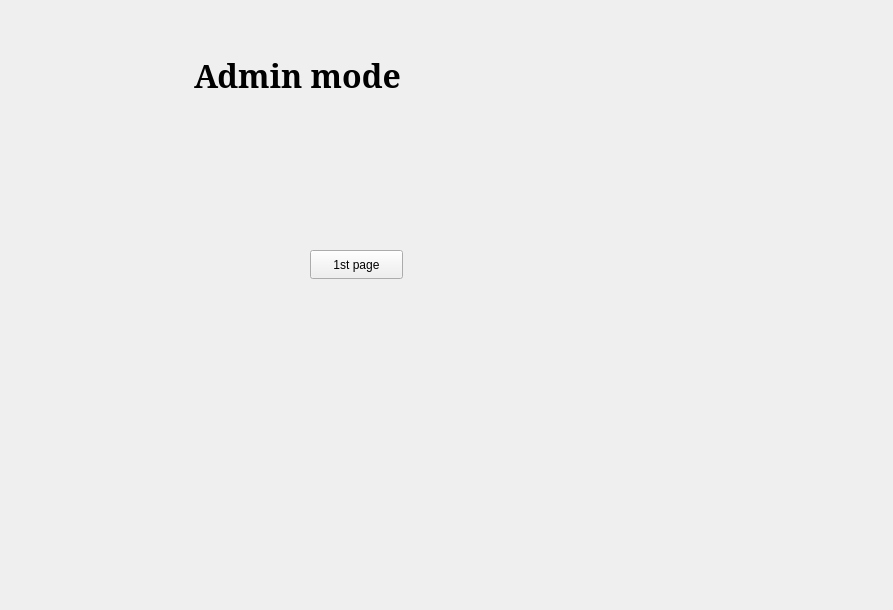
<?xml version="1.0" encoding="UTF-8"?>
<ui version="4.0">
 <class>afterLogin</class>
 <widget class="QDialog" name="afterLogin">
  <property name="geometry">
   <rect>
    <x>0</x>
    <y>0</y>
    <width>893</width>
    <height>610</height>
   </rect>
  </property>
  <property name="windowTitle">
   <string>Dialog</string>
  </property>
  <widget class="QStackedWidget" name="stackedWidget">
   <property name="geometry">
    <rect>
     <x>-10</x>
     <y>150</y>
     <width>893</width>
     <height>451</height>
    </rect>
   </property>
   <property name="currentIndex">
    <number>1</number>
   </property>
   <widget class="QWidget" name="page_6">
    <widget class="QPushButton" name="pushButton_2">
     <property name="geometry">
      <rect>
       <x>330</x>
       <y>150</y>
       <width>93</width>
       <height>29</height>
      </rect>
     </property>
     <property name="text">
      <string>2nd page</string>
     </property>
    </widget>
   </widget>
   <widget class="QWidget" name="page_5">
    <widget class="QPushButton" name="pushButton">
     <property name="geometry">
      <rect>
       <x>320</x>
       <y>100</y>
       <width>93</width>
       <height>29</height>
      </rect>
     </property>
     <property name="text">
      <string>1st page</string>
     </property>
    </widget>
   </widget>
   <widget class="QWidget" name="page_7"/>
  </widget>
  <widget class="QWidget" name="layoutWidget">
   <property name="geometry">
    <rect>
     <x>0</x>
     <y>0</y>
     <width>401</width>
     <height>151</height>
    </rect>
   </property>
   <layout class="QHBoxLayout" name="horizontalLayout_4">
    <item>
     <widget class="QWidget" name="widget" native="true">
      <property name="styleSheet">
       <string notr="true">#widget{
border-image: url(:/image/admin.jpg)
}</string>
      </property>
     </widget>
    </item>
    <item>
     <widget class="QLabel" name="label_6">
      <property name="font">
       <font>
        <family>MS Serif</family>
        <pointsize>24</pointsize>
        <bold>true</bold>
       </font>
      </property>
      <property name="text">
       <string>Admin mode</string>
      </property>
     </widget>
    </item>
   </layout>
  </widget>
 </widget>
 <resources/>
 <connections/>
</ui>
